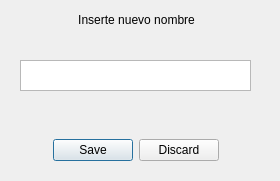
<?xml version="1.0" encoding="UTF-8"?>
<ui version="4.0">
 <class>RenamePopUp</class>
 <widget class="QDialog" name="RenamePopUp">
  <property name="geometry">
   <rect>
    <x>0</x>
    <y>0</y>
    <width>280</width>
    <height>181</height>
   </rect>
  </property>
  <property name="windowTitle">
   <string>Dialog</string>
  </property>
  <widget class="QDialogButtonBox" name="renameButtonBox">
   <property name="geometry">
    <rect>
     <x>10</x>
     <y>130</y>
     <width>251</width>
     <height>41</height>
    </rect>
   </property>
   <property name="orientation">
    <enum>Qt::Horizontal</enum>
   </property>
   <property name="standardButtons">
    <set>QDialogButtonBox::Discard|QDialogButtonBox::Save</set>
   </property>
   <property name="centerButtons">
    <bool>true</bool>
   </property>
  </widget>
  <widget class="QLabel" name="renameLabel">
   <property name="geometry">
    <rect>
     <x>21</x>
     <y>10</y>
     <width>231</width>
     <height>20</height>
    </rect>
   </property>
   <property name="text">
    <string>Inserte nuevo nombre</string>
   </property>
   <property name="alignment">
    <set>Qt::AlignCenter</set>
   </property>
   <property name="textInteractionFlags">
    <set>Qt::NoTextInteraction</set>
   </property>
  </widget>
  <widget class="QTextEdit" name="renameText">
   <property name="geometry">
    <rect>
     <x>20</x>
     <y>60</y>
     <width>231</width>
     <height>31</height>
    </rect>
   </property>
  </widget>
 </widget>
 <resources/>
 <connections>
  <connection>
   <sender>renameButtonBox</sender>
   <signal>accepted()</signal>
   <receiver>RenamePopUp</receiver>
   <slot>accept()</slot>
   <hints>
    <hint type="sourcelabel">
     <x>248</x>
     <y>254</y>
    </hint>
    <hint type="destinationlabel">
     <x>157</x>
     <y>274</y>
    </hint>
   </hints>
  </connection>
  <connection>
   <sender>renameButtonBox</sender>
   <signal>rejected()</signal>
   <receiver>RenamePopUp</receiver>
   <slot>reject()</slot>
   <hints>
    <hint type="sourcelabel">
     <x>316</x>
     <y>260</y>
    </hint>
    <hint type="destinationlabel">
     <x>286</x>
     <y>274</y>
    </hint>
   </hints>
  </connection>
 </connections>
</ui>
